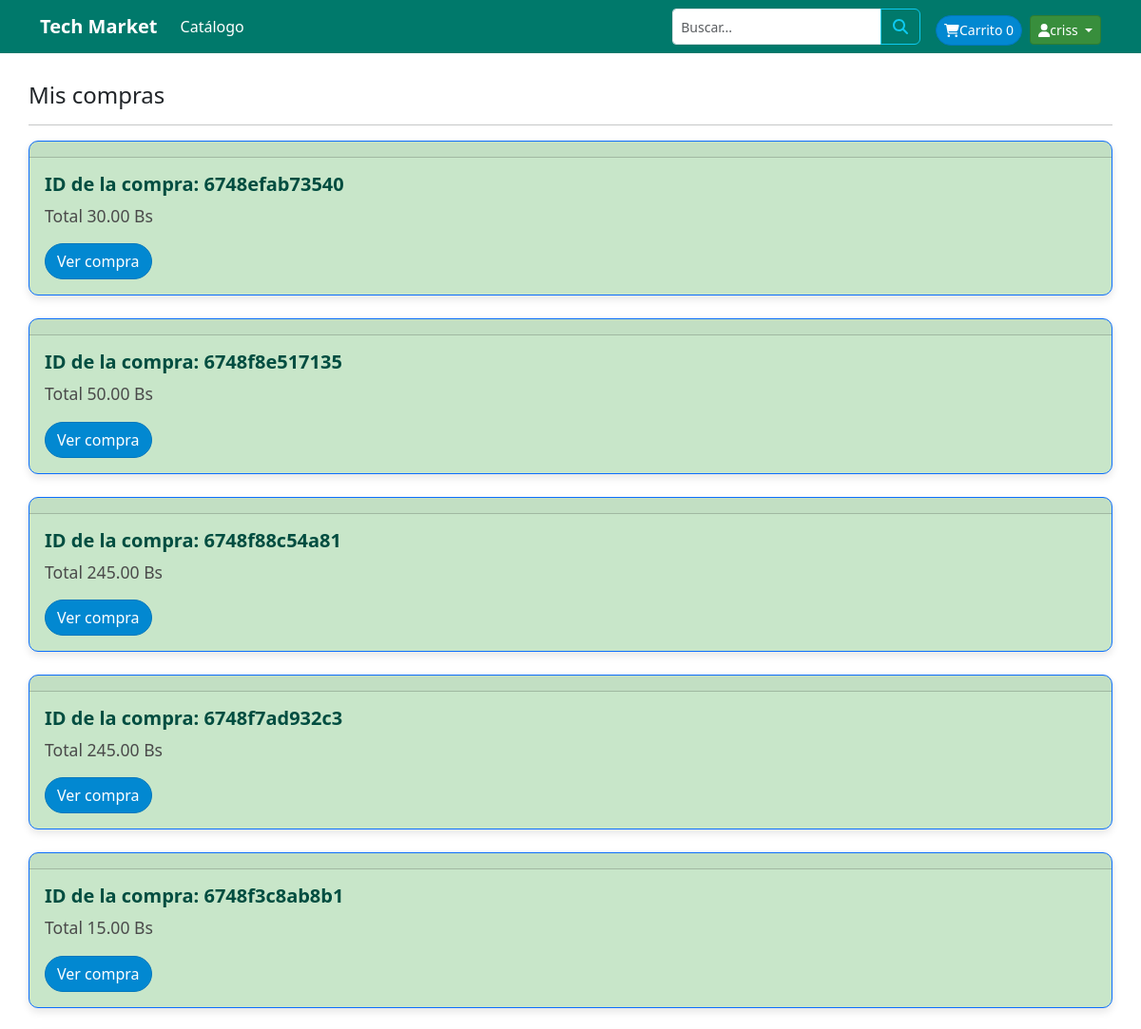
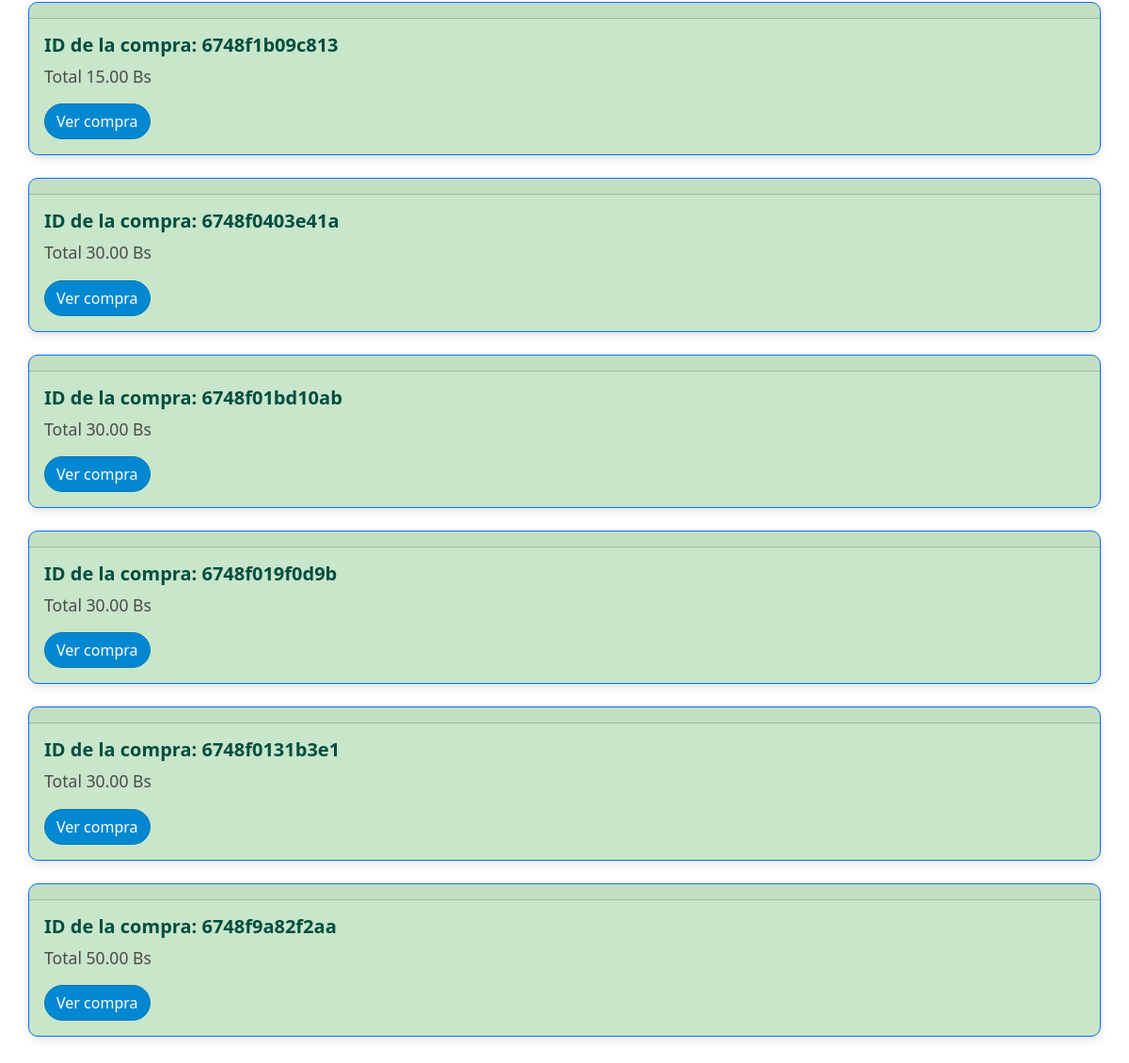
The app's page /compras.php (signed in) with its own data (2 pictures, top to bottom).
### tables this page shows
CREATE TABLE `compra` (
  `id` int(11) NOT NULL,
  `id_transaccion` varchar(20) NOT NULL,
  `fecha` datetime NOT NULL,
  `status` varchar(20) NOT NULL,
  `email` varchar(60) NOT NULL,
  `id_cliente` varchar(20) NOT NULL,
  `medio_pago` varchar(20) NOT NULL,
  `totalBOB` decimal(10,2) NOT NULL,
  `comprobante` blob DEFAULT NULL
);

### clases/clienteFunciones.php (called while the page is built, shortened)
<?php
function generarToken()
{
    return md5(uniqid(mt_rand(), false));
}

### compras.php (the view, shortened to what this page needs)
<?php
require_once 'clases/clienteFunciones.php';
$db = new Database();
$con = $db->conectar();
$token = generarToken();
$idCliente = $_SESSION['user_cliente'];
$sql = $con->prepare("SELECT id_transaccion, fecha, status, totalBOB FROM compra WHERE id_cliente = ? ORDER BY DATE(fecha) DESC");
$sql->execute([$idCliente]);
?>
<!DOCTYPE html>
<html lang="es">
<head>
    <link href="https://cdn.jsdelivr.net/npm/bootstrap@5.1.3/dist/css/bootstrap.min.css" rel="stylesheet">
    <link rel="stylesheet" href="css/estilos.css">
</head>
<body>
    <?php include 'menu.php'; ?>
    <main>
        <div class="container">
            <h4>Mis compras</h4>
            <hr>
            <?php while($row = $sql->fetch(PDO::FETCH_ASSOC)){?>
            <div class="card mb-4 border-primary">
                <div class="card-header">
                </div>
                <div class="card-body">
                    <h5 class="card-title">ID de la compra: <?php echo $row['id_transaccion'];?></h5>
                    <p class="card-text">Total <?php echo $row['totalBOB'] . " " .MONEDA;?> </p>
                    <a href="compra_detalle.php?orden=<?php echo $row['id_transaccion']?>&token=<?php echo $token?>" class="btn btn-primary">Ver compra</a>
                </div>
            </div>
            <?php }?>
        </div>
    </main>
</body>
</html>

### css/estilos.css (style rules this page uses)
main> .container { padding: 30px 0; }

### styles.css (style rules this page uses)
.card { border-radius: 10px; transition: transform 0.2s; background-color: #c8e6c9; box-shadow: 0 4px 8px rgba(0, 0, 0, 0.1); }
.btn-primary, .btn-outline-success { border-radius: 20px; }
.card-title { font-weight: bold; font-size: 1.25rem; color: #004d40; }
.card-text { font-size: 1.1rem; color: #4a4a4a; }
.btn-primary { background-color: #0288d1; border-color: #0277bd; }

### records on screen
compra: id_transaccion "6748efab73540", totalBOB "30.00"
compra: id_transaccion "6748f8e517135", totalBOB "50.00"
compra: id_transaccion "6748f88c54a81", totalBOB "245.00"
compra: id_transaccion "6748f7ad932c3", totalBOB "245.00"
compra: id_transaccion "6748f3c8ab8b1", totalBOB "15.00"
compra: id_transaccion "6748f1b09c813", totalBOB "15.00"
compra: id_transaccion "6748f0403e41a", totalBOB "30.00"
compra: id_transaccion "6748f01bd10ab", totalBOB "30.00"
compra: id_transaccion "6748f019f0d9b", totalBOB "30.00"
compra: id_transaccion "6748f0131b3e1", totalBOB "30.00"
compra: id_transaccion "6748f9a82f2aa", totalBOB "50.00"

### other values on screen
$num_cart "0"
$_SESSION['user_name'] "criss"
